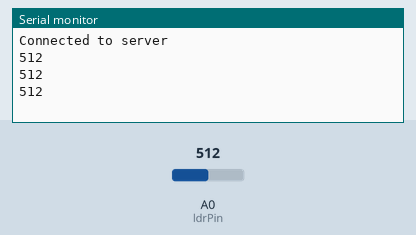
This sketch was run on a simulated Arduino MKR. Parts: the last lines printed to the serial monitor. Inputs (shaded band) come from the test bench; at power-on: A0 (ldrPin) = 512. WiFi joins after 1.5 s; servers stay silent unless stated; web services answer with replies made up by the test bench.

Above: at 2.9 s.
3.0 s: A0 (ldrPin) set to 90
At 3.7 s:
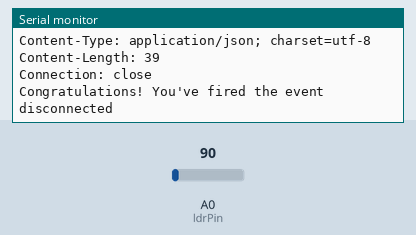
4.7 s: A0 (ldrPin) set to 110
At 5.2 s:
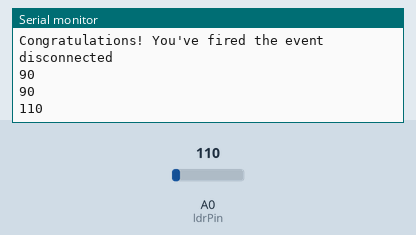
Timing chart, 0 to 7.7 s (numbered marks = the images above; inputs shaded):
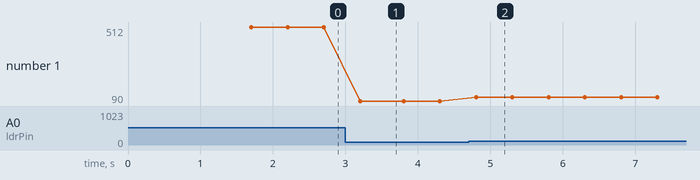

Measured:
- after the input at 3.0 s, the serial monitor: prints a new line after 0.20 s (image 1)
- after the input at 4.7 s, the serial monitor: prints a new line after 0.10 s (image 2)
- plotted number 1: 512 → 90 after the input at 3.0 s, 90 → 110 after the input at 4.7 s

The sketch:

Task3.2C.ino
```cpp
#include <WiFiNINA.h>


char ssid[] = "iPhone";
char pass[] = "12345666";

WiFiClient client;
const int ldrPin = A0;
char HOST_NAME[] = "maker.ifttt.com";                                                                //Set the host name for IFTTT
String PATH_NAME = "/trigger/SunLightPresent/with/key/phqmslABUAaVa7weS_RRqc97mgk6UXsI93QdH4qzLjV";  // Set the path for sunlight event
bool previousSunlightState = false;

void setup() {
  // initialize WiFi connection
  WiFi.begin(ssid, pass);

  Serial.begin(9600);  // Start serail communication
  while (!Serial)
    ;

  // Connect to web server on port 80:
  if (client.connect(HOST_NAME, 80)) {
    // if connected:
    Serial.println("Connected to server");
  } else {  // if not connected:
    Serial.println("connection failed");
  }
}
void loop() {
  check_sensor_value();
}
void check_sensor_value() {
  int Sensorvalue = analogRead(ldrPin);  // Read analog value from LDR sensor
  Serial.println(Sensorvalue);           // Print the Sensor value to the monitor

  bool currSunlightState = Sensorvalue < 100;  // Determine if  sunlight present based on  threshold for LDR value

  if (currSunlightState != previousSunlightState) {
    previousSunlightState = currSunlightState;

    if (currSunlightState) {
      //  Is sunlight present then send HTTP request for sunlight:
      httpRequest(PATH_NAME);  // Call function to send HTTP request for sunlight event
    }
  }
  delay(500);  // Delay for 1/2 second before the next iteration
}
void httpRequest(String PATH_NAME) {
  // make a HTTP request:
  // send HTTP header
  client.println("GET " + PATH_NAME + " HTTP/1.1");
  client.println("Host: " + String(HOST_NAME));
  client.println("Connection: close");
  client.println();  // end HTTP header

  while (client.connected()) {
    if (client.available()) {
      // read an incoming byte from the server and print it to serial monitor:
      char c = client.read();
      Serial.print(c);
    }
  }

  // the server's disconnected, stop the client:
  client.stop();
  Serial.println();
  Serial.println("disconnected");
}
```
